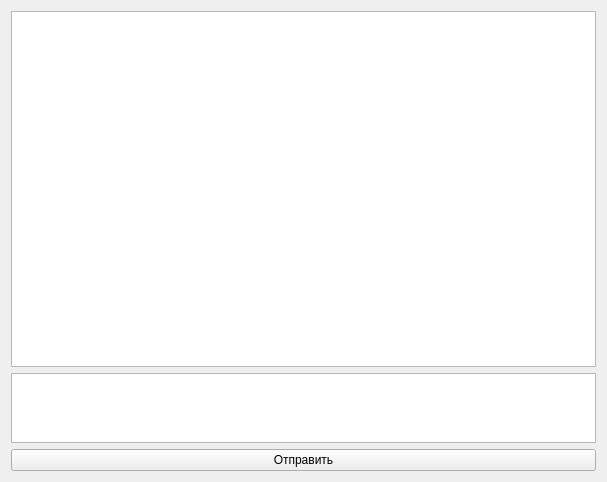
<?xml version="1.0" encoding="UTF-8"?>
<ui version="4.0">
 <class>Form</class>
 <widget class="QWidget" name="Form">
  <property name="geometry">
   <rect>
    <x>0</x>
    <y>0</y>
    <width>607</width>
    <height>482</height>
   </rect>
  </property>
  <property name="sizePolicy">
   <sizepolicy hsizetype="Expanding" vsizetype="Preferred">
    <horstretch>0</horstretch>
    <verstretch>0</verstretch>
   </sizepolicy>
  </property>
  <property name="windowTitle">
   <string>Form</string>
  </property>
  <layout class="QVBoxLayout" name="verticalLayout">
   <item>
    <widget class="QTextEdit" name="textEdit_2">
     <property name="readOnly">
      <bool>true</bool>
     </property>
    </widget>
   </item>
   <item>
    <widget class="QTextEdit" name="textEdit">
     <property name="sizePolicy">
      <sizepolicy hsizetype="Expanding" vsizetype="MinimumExpanding">
       <horstretch>0</horstretch>
       <verstretch>30</verstretch>
      </sizepolicy>
     </property>
     <property name="maximumSize">
      <size>
       <width>16777215</width>
       <height>70</height>
      </size>
     </property>
    </widget>
   </item>
   <item>
    <widget class="QPushButton" name="pushButton">
     <property name="text">
      <string>Отправить</string>
     </property>
    </widget>
   </item>
  </layout>
 </widget>
 <resources/>
 <connections/>
</ui>
